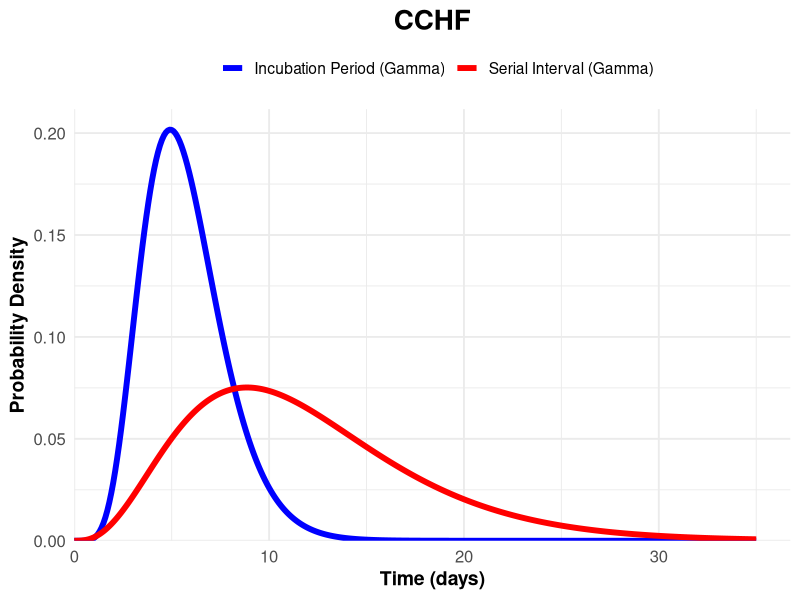

Source code (R):
library(ggplot2)

# Parameters for Incubation Period (Gamma)
incubation_mean <- 5.7
incubation_sd <- 2.1
incubation_variance <- incubation_sd^2
incubation_shape <- (incubation_mean^2) / incubation_variance
incubation_rate <- incubation_mean / incubation_variance

# Parameters for Serial Interval (Gamma)
serial_shape <- 3.951
serial_rate <- 0.333

# Print fitted parameters
cat("Incubation Period Parameters:\n")
cat("Shape:", incubation_shape, "\n")
cat("Rate:", incubation_rate, "\n\n")

# Probability Density Functions
incubation_pdf <- function(x) dgamma(x, shape = incubation_shape, rate = incubation_rate)
serial_pdf <- function(x) dgamma(x, shape = serial_shape, rate = serial_rate)

# Calculate Intersection and Pre-symptomatic Transmission
intersection <- uniroot(function(x) incubation_pdf(x) - serial_pdf(x), lower = 0.01, upper = 5)$root
pre_symptomatic <- (pgamma(intersection, shape = serial_shape, rate = serial_rate) - 
                      pgamma(intersection, shape = incubation_shape, rate = incubation_rate)) * 100

cat("Percentage of pre-symptomatic transmission:", pre_symptomatic, "%\n")

# Visualization
time_range <- seq(0, 35, by = 0.1)
incubation_values <- incubation_pdf(time_range)
serial_values <- serial_pdf(time_range)

# Combine data for plotting
plot_data <- data.frame(
  Time = rep(time_range, 2),
  PDF = c(incubation_values, serial_values),
  Type = rep(c("Incubation Period (Gamma)", "Serial Interval (Gamma)"), each = length(time_range))
)

# Plot
ggplot(plot_data, aes(x = Time, y = PDF, color = Type)) +
  geom_line(size = 2.0) +
  scale_color_manual(values = c("Incubation Period (Gamma)" = "blue", 
                                "Serial Interval (Gamma)" = "red")) +
  labs(
    title = "CCHF",
    x = "Time (days)",
    y = "Probability Density",
    color = ""
  ) +
  theme_minimal(base_size = 14) +
  theme(
    plot.title = element_text(face = "bold", size = 20, hjust = 0.5),
    legend.position = "top",
    axis.title = element_text(face = "bold"),
    axis.text = element_text(size = 12)
  ) +
  scale_x_continuous(expand = expansion(mult = c(0, 0.05))) +
  scale_y_continuous(expand = expansion(mult = c(0, 0.05)))
